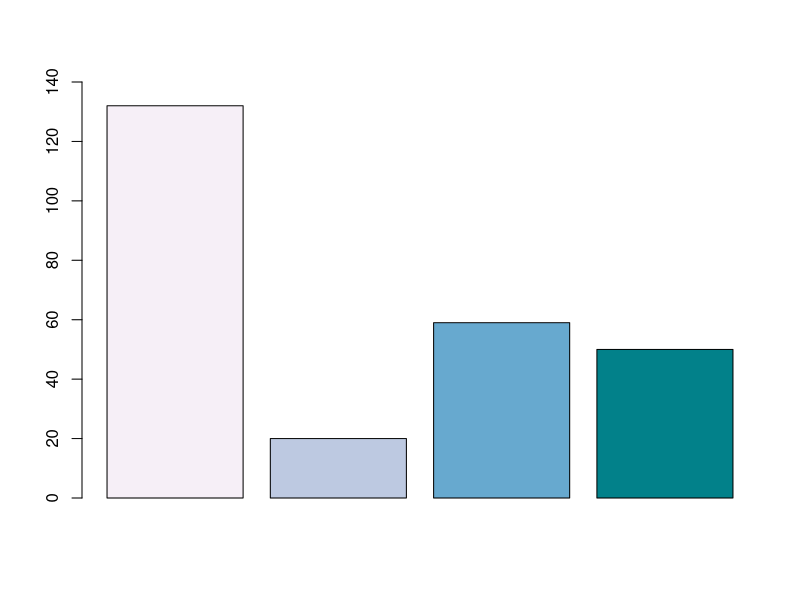

Reproduce this figure in R. (Note: this script raises an error after producing the figure.)
library(ggplot2)
library(RColorBrewer)

deep_intronic=132
in_gnmoad=20
in_clinvar=59
in_clinvar_and_patho_or_likely=50


v<-c(deep_intronic,in_gnmoad,in_clinvar,in_clinvar_and_patho_or_likely)

cols <- brewer.pal(n = 4, name = "PuBuGn")
names(v)<-c("deep intronic","in gnomAD",
            "in Clinvar","in Clinvar & Pathogenic/Likely_pathogenic")
          
barplot(v, ylim = c(0, 140),col = cols, xaxt='n')
legend(locator(1), legend = names(v),fill = cols)

